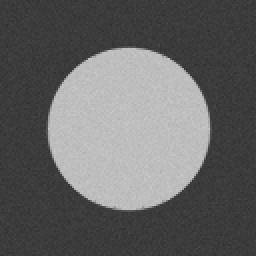
#> input picture dataset/normal/normal_000.png, 128 x 128 px (shown 2 times larger)
$ python main.py
#> lines starting #> are read from the running program, lines starting #| are printed output that depends on the picture; after the words box and inside, x2 and y2 are one past the last pixel; in counts of white or black regions, pixels touching at a corner belong together
"""
main.py
-------
Binary image classification pipeline: Normal vs Abnormal

Steps:
  1. Load dataset (two classes: normal, abnormal)
  2. Preprocess        -> Gaussian Blur
  3. Edge detection    -> Canny
  4. Feature expansion -> HOG (Histogram of Oriented Gradients)
  5. Train/Test split  -> 60% train, 40% test
  6. Classifier        -> SVM (Support Vector Machine)
  7. Performance       -> Accuracy, Precision, Recall, F1, Confusion Matrix
"""

import os
import cv2
import numpy as np
import matplotlib.pyplot as plt
from skimage.feature import hog
from sklearn.model_selection import train_test_split
from sklearn.svm import SVC
from sklearn.metrics import (accuracy_score, precision_score, recall_score,
                              f1_score, confusion_matrix, ConfusionMatrixDisplay)

DATASET_DIR = "dataset"
IMG_SIZE = 128


# ---------- 1. Load dataset ----------
def load_dataset():
    images, labels = [], []
    for label, class_name in enumerate(["normal", "abnormal"]):  # 0=normal, 1=abnormal
        folder = os.path.join(DATASET_DIR, class_name)
        for fname in sorted(os.listdir(folder)):
            img = cv2.imread(os.path.join(folder, fname), cv2.IMREAD_GRAYSCALE)
            img = cv2.resize(img, (IMG_SIZE, IMG_SIZE))
            images.append(img)
            labels.append(label)
    return images, np.array(labels)


# ---------- 2. Preprocessing ----------
def preprocess(img):
    return cv2.GaussianBlur(img, (5, 5), 0)


# ---------- 3. Edge detection ----------
def detect_edges(img):
    return cv2.Canny(img, 50, 150)


# ---------- 4. Feature expansion (HOG) ----------
def extract_features(edge_img):
    features = hog(edge_img, orientations=9, pixels_per_cell=(16, 16),
                    cells_per_block=(2, 2), feature_vector=True)
    return features


def build_feature_matrix(images):
    feats = []
    for img in images:
        pre = preprocess(img)
        edges = detect_edges(pre)
        feats.append(extract_features(edges))
    return np.array(feats)


# ---------- Visualize the pipeline stages (saved as an image) ----------
def save_pipeline_visualization(images, labels):
    fig, axes = plt.subplots(2, 4, figsize=(12, 6))
    col_titles = ["Original", "Preprocessed\n(Gaussian Blur)", "Edges\n(Canny)", "Features\n(HOG)"]

    for row, class_name in enumerate(["normal", "abnormal"]):
        label = 0 if class_name == "normal" else 1
        idx = int(np.where(labels == label)[0][0])
        img = images[idx]
        pre = preprocess(img)
        edges = detect_edges(pre)
        _, hog_img = hog(edges, orientations=9, pixels_per_cell=(16, 16),
                          cells_per_block=(2, 2), visualize=True)

        for col, stage_img in enumerate([img, pre, edges, hog_img]):
            ax = axes[row, col]
            ax.imshow(stage_img, cmap="gray")
            ax.axis("off")
            if row == 0:
                ax.set_title(col_titles[col], fontsize=11)
        axes[row, 0].set_ylabel(class_name.capitalize(), fontsize=12)

    fig.suptitle("Pipeline Stages: Preprocessing -> Edge Detection -> Feature Extraction", fontsize=13)
    plt.tight_layout()
    plt.savefig("pipeline_stages.png", bbox_inches="tight", dpi=150)
    print("Saved pipeline stages image -> pipeline_stages.png")


def main():
    print("Loading dataset...")
    images, labels = load_dataset()
#> in load_dataset, img is the input picture: shape (128, 128); min 48, max 200, mean 100.6
#> images = 2 items; labels = [0, 1]
    print(f"Total images: {len(images)}  (normal={np.sum(labels==0)}, abnormal={np.sum(labels==1)})")
#| Total images: 2  (normal=1, abnormal=1)

    print("Preprocessing + edge detection + feature extraction...")
    save_pipeline_visualization(images, labels)
#> the loop in save_pipeline_visualization, `for row, class_name in enumerate(["normal", "abnormal"]):` made 2 passes
#> idx on passes 1 to 2: 0, 1
#> pass 1, in save_pipeline_visualization, `pre = preprocess(img)`:
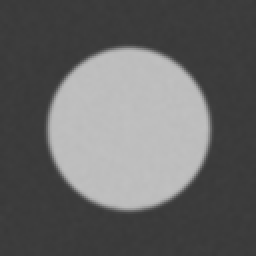
#> pre: shape (128, 128) (shown 2 times larger); min 57, max 192, mean 100.6
#> pass 1, in save_pipeline_visualization, `edges = detect_edges(pre)`:
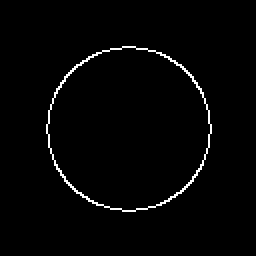
#> edges: shape (128, 128) (shown 2 times larger); 1.8% white in thin lines or dots, all inside (x1, y1, x2, y2) = (23, 23, 106, 106)
#> pass 2, in save_pipeline_visualization, `edges = detect_edges(pre)`:
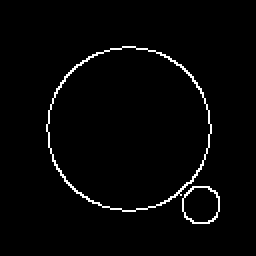
#> edges: shape (128, 128) (shown 2 times larger); 2.3% white in thin lines or dots, all inside (x1, y1, x2, y2) = (23, 23, 110, 112)
#> in save_pipeline_visualization, `plt.savefig("pipeline_stages.png", bbox_inches="tight", dpi=150)`:
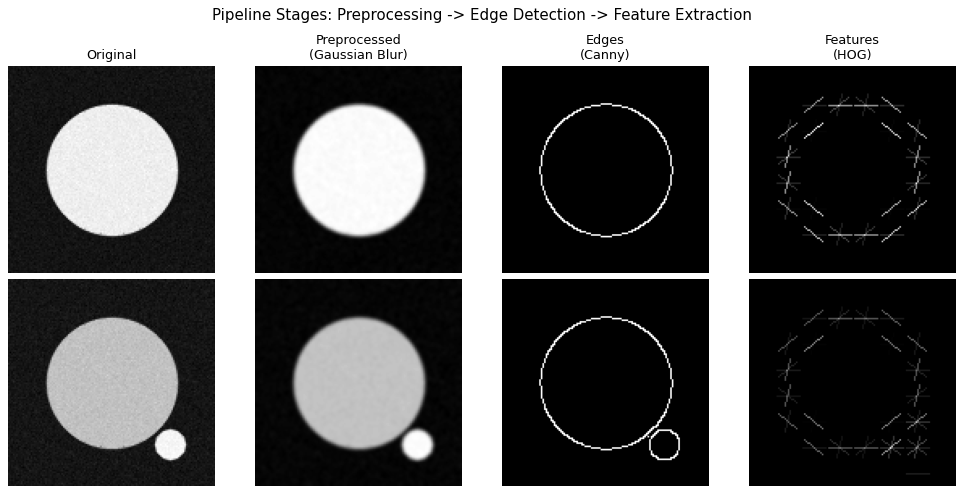
#> figure drawn by matplotlib, 8 panels
    X = build_feature_matrix(images)
#> the loop in build_feature_matrix, `for img in images:` made 2 passes
#> after the loop in build_feature_matrix, `for img in images:`: feats = 2 items
    y = labels
#> y = [0, 1]

    # ---------- 5. Train/Test split (60% train, 40% test) ----------
#> (the run stopped early here; a loop or call above may not have finished)
